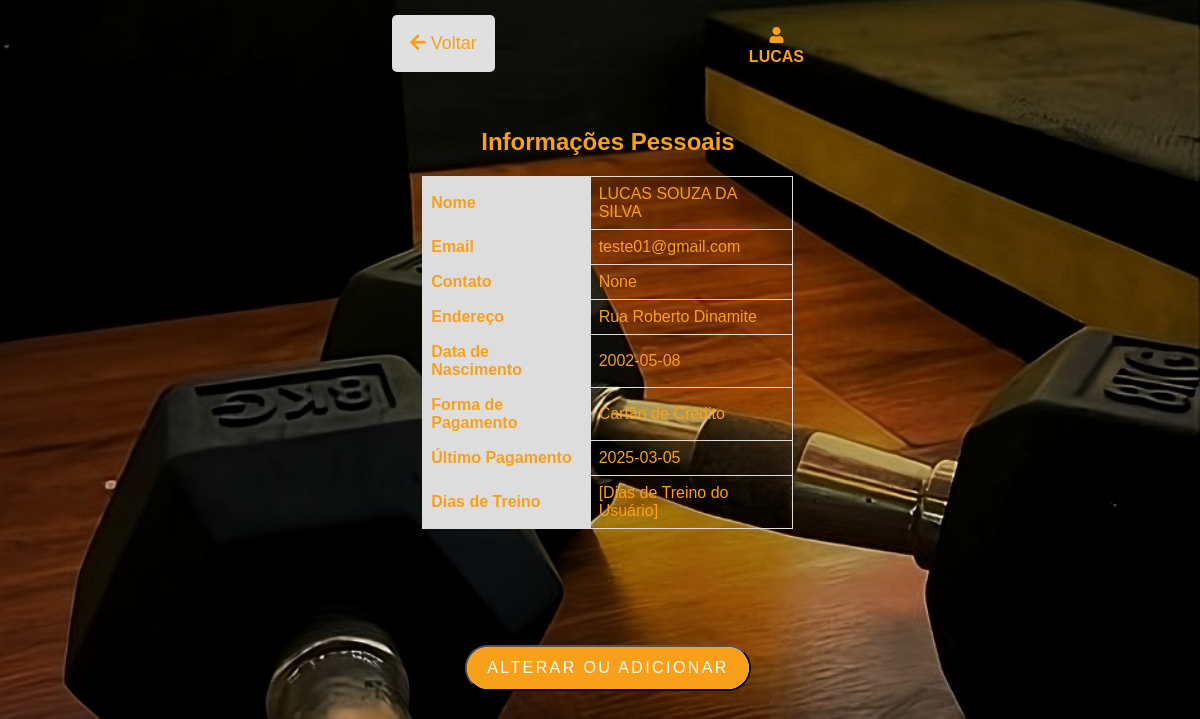
Page /infouser (signed in) on the committed database.
### app.py (models this page shows)
class User(UserMixin, db.Model):
    id = db.Column(db.Integer, primary_key=True)
    first_name = db.Column(db.String(150))
    last_name = db.Column(db.String(150))
    email = db.Column(db.String(150), unique=True, nullable=False)
    data_nascimento = db.Column(db.Date)
    endereco = db.Column(db.String(150))
    contato = db.Column(db.String(50))
    password = db.Column(db.String(150), nullable=False)
    forma_pagamento = db.Column(db.String(50))
    ultimo_pagamento = db.Column(db.Date)
    peso = db.Column(db.Float)
    altura = db.Column(db.Float)
    imc = db.Column(db.Float)

### app.py (the view)
@app.route('/infouser')
@login_required
def infouser():
    return render_template('infouser.html')

### app.py (called while the page is built)
@login_manager.user_loader
def load_user(user_id):
    return db.session.get(User, int(user_id))

### templates/infouser.html (shortened to what this page needs)
<!DOCTYPE html>
<html lang="pt-BR">
<head>
    <link rel="stylesheet" href="{{ url_for('static', filename='style.css') }}">
    <link rel="stylesheet" href="https://cdnjs.cloudflare.com/ajax/libs/font-awesome/5.15.3/css/all.min.css">
</head>
</head>
<body>
    <nav>
        <div class="top-bar">
            <div class="left-section">
                <button class="back-button">
                    <a href="{{ url_for('user') }}">
                        <i class="fas fa-arrow-left"></i> Voltar
                    </a>
                </button>
            </div>
            <div class="right-section">
                <i class="fas fa-user user-icon"></i>
                <span class="user-name">{{ current_user.first_name}}</span>
            </div>
        </div>
    </nav>
    <div class="tabela_info">
        <h2>Informações Pessoais</h2>
        <table>
            <tr>
                <th>Nome</th>
                <td>{{ current_user.first_name}} {{ current_user.last_name }}
            </tr>
            <tr>
                <th>Email</th>
                <td>{{ current_user.email }}</td>
            </tr>
            <tr>
                <th>Contato</th>
                <td>{{ current_user.contato }}</td>
            </tr>
            <tr>
                <th>Endereço</th>
                <td>{{ current_user.endereco }}</td>
            </tr>
            <tr>
                <th>Data de Nascimento</th>
                <td>{{ current_user.data_nascimento }}</td>
            </tr>
            <tr>
                <th>Forma de Pagamento</th>
                <td>{{ current_user.forma_pagamento }}</td>
            </tr>
            <tr>
                <th>Último Pagamento</th>
                <td>{{ current_user.ultimo_pagamento }}</td>
            </tr>
            <tr>
                <th>Dias de Treino</th>
                <td>[Dias de Treino do Usuário]</td>
            </tr>
        </table>
    </div>
    <div class="alterar">
        <a href="{{ url_for('adicionarInfo') }}">
            <button type="submit" class="button">Alterar ou Adicionar</button>
        </a>
    </div>
</body>
</html>

### static/style.css (style rules this page uses)
:root { --cor_letra: #F9A01B; --cor_letra_navegação: #ffffff; --cor_fundoBotao1: #F9A01B; --cor_fundoBotao2: #F9A01B; }
body { font-family: 'Verdana', sans-serif; text-align: center; background: url('../static/image/FundoM.png') no-repeat center center fixed; background-size: cover; background-color: black; height: 100vh; width: 100%; display: flex; flex-direction: column; align-items: center; color: var(--cor_letra); font-size: 16px; }
nav { width: 90vw; display: flex; flex-direction: row; justify-content: space-evenly; height: 30px; margin-top: 20px; margin-bottom: 50px; }
.top-bar { width: 90vw; display: flex; justify-content: space-evenly; align-items: center; background-color: none; padding: 10px; font-family: sans-serif; }
.left-section { display: flex; align-items: center; margin-left: 10px; }
.back-button { background-color: #e0e0e0; border: none; padding: 8px; border-radius: 5px; cursor: pointer; display: flex; align-items: center; }
.back-button i { margin-right: 0px; }
.right-section { height: 32px; display: flex; flex-direction: column; justify-content: space-evenly; font-size: 16px; font-weight: bold; margin-right: 30px; margin-left: -50px; }
.right-section i { margin-top: 0px; margin-bottom: 5px; }
table { margin-left: 20px; align-items: center; width: 90%; border-collapse: collapse; }
th, td { border: 1px solid #ddd; padding: 8px; text-align: left; }
th { background-color: #ddd; }
h2 { font-family: 'Verdana', sans-serif; }
a { text-decoration: none; color: #F9A01B; font-size: 18px; margin: 10px; }
.button { display: inline-block; padding: 0.75rem 1.25rem; border-radius: 10rem; color: #fff; text-transform: uppercase; font-size: 1rem; letter-spacing: 0.15rem; transition: all 0.3s; position: relative; overflow: hidden; z-index: 1; }
.button:after { content: ""; position: absolute; bottom: 0; left: 0; width: 100%; height: 100%; background-color: var(--cor_fundoBotao2); border-radius: 10rem; z-index: -2; }
.button:before { content: ""; position: absolute; bottom: 0; left: 0; width: 0%; height: 100%; background-color: var(--cor_fundoBotao1); transition: all 0.3s; border-radius: 10rem; z-index: -1; }
.alterar { width: 90vw; align-items: center; margin: auto; }

### rows in the picture
User: first_name "LUCAS", last_name "SOUZA DA SILVA", email "teste01@gmail.com", contato "None", endereco "Rua Roberto Dinamite", data_nascimento "2002-05-08", forma_pagamento "Cartão de Crédito", ultimo_pagamento "2025-03-05"
